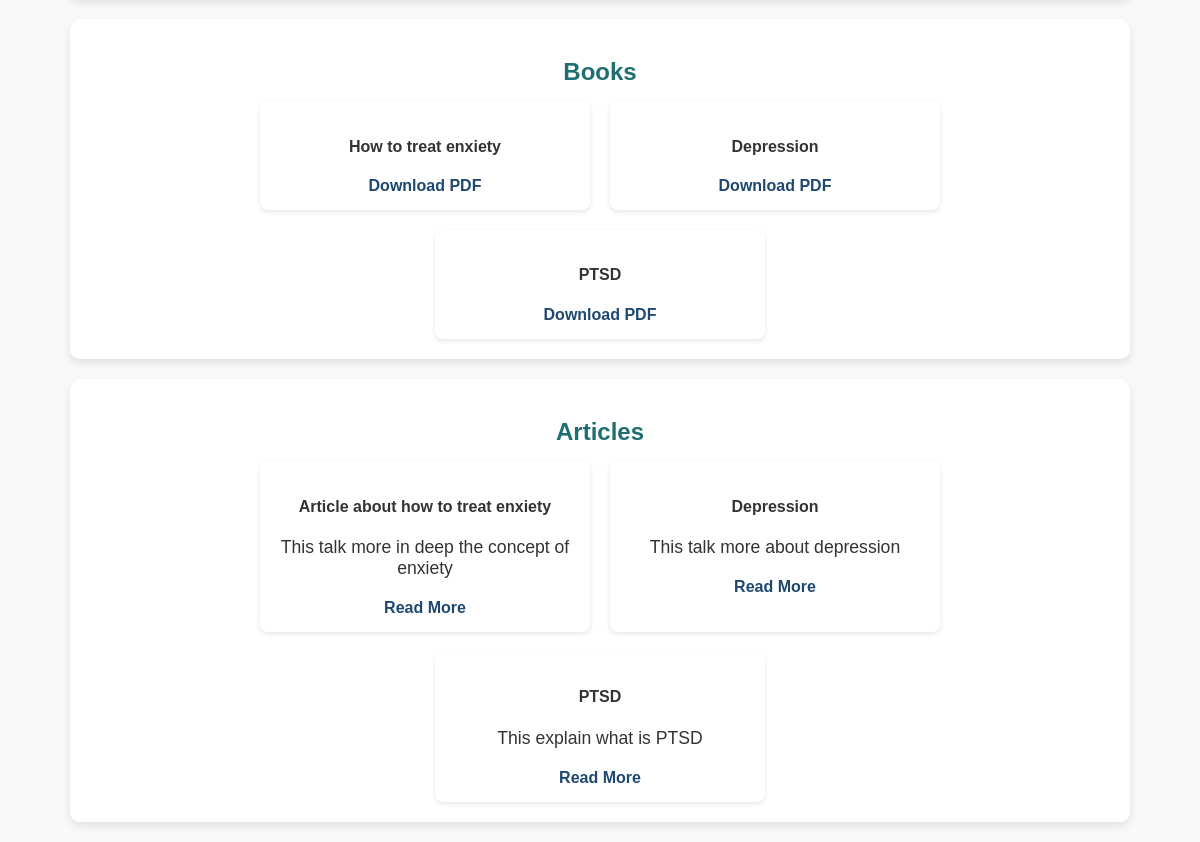
Page /training_materials (lower part) on the earlier database version.
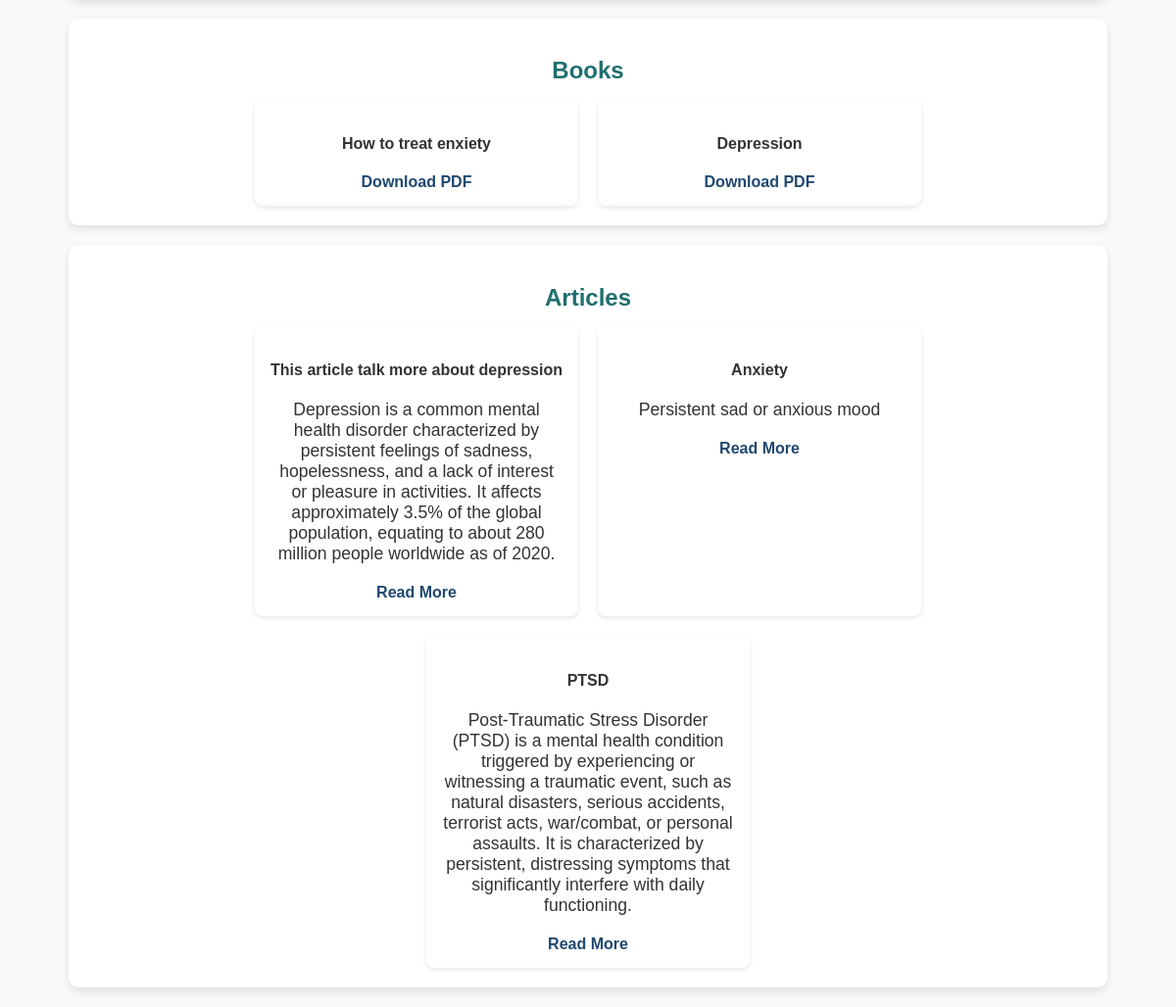
Same page on the later database version.
### myapp/models.py (models this page shows, shortened)
class Book(models.Model):
    title = models.CharField(max_length=255)
    author = models.CharField(max_length=255)
    category = models.CharField(max_length=100, choices=[('Fiction', 'Fiction'), ('Non-Fiction', 'Non-Fiction')])
    pdf_file = models.FileField(upload_to='books/')  # Save PDFs in /media/books/
    uploaded_at = models.DateTimeField(auto_now_add=True)

class Article(models.Model):
    title = models.CharField(max_length=255)
    category = models.CharField(max_length=100, choices=[('Health', 'Health'), ('Technology', 'Technology')])
    summary = models.TextField()
    url = models.URLField()
    uploaded_at = models.DateTimeField(auto_now_add=True)

### myapp/views.py (the view)
# urls.py: path('training_materials', views.training_materials, name='training_materials'),
def training_materials(request):
    books = Book.objects.all()
    articles = Article.objects.all()
    courses = Course.objects.all()
    videos = Video.objects.all()
    is_professional = hasattr(request.user, 'professional_profile')
    return render(request, 'training_materials.html', {
        'books': books,
        'articles': articles,
        'courses': courses,
        'videos': videos,
        'is_professional': is_professional
    })

### myapp/templates/training_materials.html (shortened to what this page needs)
<!DOCTYPE html>
<html lang="en">
<head>
</head>
<body>
  <div class="container">
    <h2 class="section-title" id="book-section">Books</h2>
    <div class="list-container">
      {% for book in books %}
        <div class="list-item">
          <h4 id="book-title-{{ book.id }}">{{ book.title }}</h4>
          <a href="{{ book.pdf_file.url }}" target="_blank" id="download-book">Download PDF</a>
        </div>
      {% empty %}
        <p id="no-books">No books available.</p>
      {% endfor %}
    </div>
  </div>
  <div class="container">
    <h2 class="section-title" id="article-section">Articles</h2>
    <div class="list-container">
      {% for article in articles %}
        <div class="list-item">
          <h4 id="article-title-{{ article.id }}">{{ article.title }}</h4>
          <p id="article-summary-{{ article.id }}">{{ article.summary }}</p>
          <a href="{{ article.url }}" target="_blank" id="read-more">Read More</a>
        </div>
      {% empty %}
        <p id="no-articles">No articles available.</p>
      {% endfor %}
    </div>
  </div>
</body>
</html>

Differences in the rows shown:
removed Book: title "PTSD"
changed Article: title "Article about how to treat enxiety" → "This article talk more about depression"; summary "This talk more in deep the concept of enxiety" → "​Depression is a common mental health disorder characterized by persistent feelings of sadness, hopelessness, and a lack of interest or pleasure in activities. It affects approximately 3.5% of the global population, equating to about 280 million people worldwide as of 2020."
changed Article: title "Depression" → "Anxiety"; summary "This talk more about depression" → "Persistent sad or anxious mood"
changed Article "PTSD": summary "This explain what is PTSD" → "​Post-Traumatic Stress Disorder (PTSD) is a mental health condition triggered by experiencing or witnessing a traumatic event, such as natural disasters, serious accidents, terrorist acts, war/combat, or personal assaults. It is characterized by persistent, distressing symptoms that significantly interfere with daily functioning."
